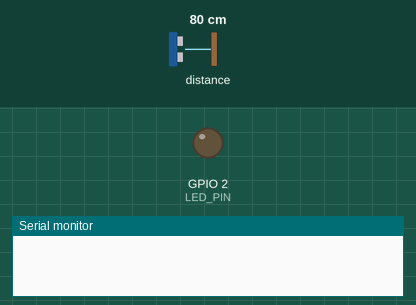
Bench run of a program on a simulated ESP32. On the bench: output pins drawn as LEDs (lit = HIGH), the last lines printed to the serial monitor. Dashed ring = blinking. The test bench sets the inputs (shaded band); at power-on: distance to the obstacle 80 cm. The audio player accepts every command and is not drawn; pins used as bus, display or sensor lines are not drawn.

Above: at 0.1 s.
At 1.7 s:
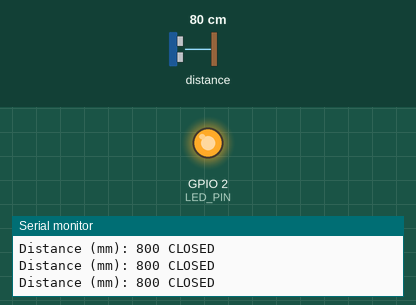
1.8 s: distance to the obstacle set to 195 cm
3.4 s: distance to the obstacle set to 203 cm
At 3.96 s:
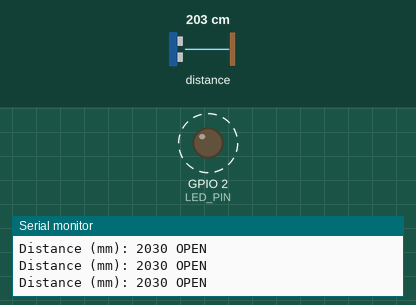
Timing chart, 0 to 12.4 s (numbered marks = the images above; inputs shaded):
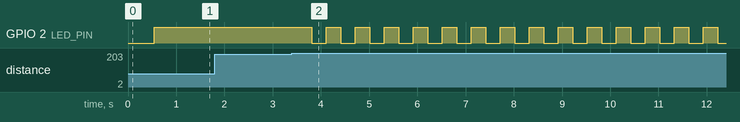

The program:

main.cpp
```cpp
#include <Arduino.h>

#include <Wire.h>
#include <VL53L1X.h>
#include <DFRobotDFPlayerMini.h>
#include "driver/rtc_io.h"
#include <sys/time.h>

#define LED_PIN             2
#define PIXEL_PIN           4
#define PLAYER_RX_PIN       16
#define PLAYER_TX_PIN       17
#define PLAYER_POWER_PIN    25
#define PLAYER_VOLUME       20
#define TRACK_DOOR_OPEN          1
#define TRACK_DOOR_CLOSED        2
#define TRACK_DOOR_OPEN_LOW_BATT 3
#define ACCEL_INT_PIN       GPIO_NUM_33
#define BATT_ADC_PIN        34
#define BATT_DIVIDER        3.128f
#define BATT_LOW_MV         4900
#define BATT_ABSENT_MV      3000
#define DOOR_OPEN_MM        2000
#define STATE_CONFIRM_COUNT 3
#define IDLE_TIMEOUT_MS     300000
#define SLEEP_BACKUP_S      60
#define BLINK_INTERVAL_MS   300
#define AWAKE_MA            45
#define SLEEP_MA            10

struct Color {
  uint8_t r;
  uint8_t g;
  uint8_t b;
};

const Color OFF    = {0, 0, 0};
const Color RED    = {60, 0, 0};
const Color ORANGE = {60, 25, 0};
const Color YELLOW = {60, 60, 0};
const Color GREEN  = {0, 60, 0};
const Color BLUE   = {0, 0, 60};

const Color GREEN_DIM = {0, 10, 0};

const Color DOOR_OPEN_COLOR   = ORANGE;
const Color DOOR_CLOSED_COLOR = GREEN_DIM;

VL53L1X sensor;
DFRobotDFPlayerMini player;
bool playerReady = false;

RTC_DATA_ATTR uint32_t bootCount = 0;
RTC_DATA_ATTR uint32_t doorEvents = 0;
RTC_DATA_ATTR uint64_t awakeUs = 0;
RTC_DATA_ATTR uint64_t sleepUs = 0;
RTC_DATA_ATTR uint64_t sleepStartUs = 0;
RTC_DATA_ATTR uint32_t dwellCount = 0;
RTC_DATA_ATTR uint32_t dwellSumMs = 0;
RTC_DATA_ATTR uint32_t dwellMinMs = 0xFFFFFFFF;
RTC_DATA_ATTR uint32_t dwellMaxMs = 0;

unsigned long openedAt = 0;

uint64_t bootUs = 0;

bool battLow = false;

bool doorOpen = false;
uint8_t pendingCount = 0;
unsigned long lastEvent = 0;
unsigned long lastBlink = 0;
bool blinkOn = false;
Color shownColor = {255, 255, 255};

void setLight(Color c) {
  if (c.r == shownColor.r && c.g == shownColor.g && c.b == shownColor.b) {
    return;
  }
  shownColor = c;
  digitalWrite(LED_PIN, (c.r | c.g | c.b) > 0);
  neopixelWrite(PIXEL_PIN, c.r, c.g, c.b);
}

void updateLight() {
  if (!doorOpen) {
    setLight(DOOR_CLOSED_COLOR);
    return;
  }
  if (millis() - lastBlink >= BLINK_INTERVAL_MS) {
    lastBlink = millis();
    blinkOn = !blinkOn;
  }
  setLight(blinkOn ? DOOR_OPEN_COLOR : OFF);
}

void readBattery() {
  uint32_t mv = analogReadMilliVolts(BATT_ADC_PIN) * BATT_DIVIDER;
  if (mv < BATT_ABSENT_MV) {
    battLow = false;
    Serial.printf("BATT %umV (no divider, warning off)\n", mv);
    return;
  }
  battLow = mv < BATT_LOW_MV;
  Serial.printf("BATT %umV%s\n", mv, battLow ? " LOW" : "");
}

void recordDwell() {
  if (openedAt == 0) {
    return;
  }
  uint32_t dwell = millis() - openedAt;
  openedAt = 0;

  dwellCount++;
  dwellSumMs += dwell;
  if (dwell < dwellMinMs) dwellMinMs = dwell;
  if (dwell > dwellMaxMs) dwellMaxMs = dwell;

  Serial.printf("DWELL %ums (n=%u avg=%ums min=%ums max=%ums)\n",
                dwell, dwellCount, dwellSumMs / dwellCount, dwellMinMs, dwellMaxMs);
}

void playTrack(uint8_t track) {
  if (playerReady) {
    player.playMp3Folder(track);
  }
}

uint64_t nowUs() {
  struct timeval tv;
  gettimeofday(&tv, NULL);
  return (uint64_t)tv.tv_sec * 1000000ULL + tv.tv_usec;
}

void printPowerStats() {
  uint64_t awakeSec = awakeUs / 1000000ULL;
  uint64_t sleepSec = sleepUs / 1000000ULL;
  uint64_t totalSec = awakeSec + sleepSec;
  if (totalSec == 0) {
    return;
  }
  float avgMa = (awakeSec * AWAKE_MA + sleepSec * SLEEP_MA) / (float)totalSec;

  Serial.printf("POWER boots=%u events=%u awake=%llus sleep=%llus total=%llus\n",
                bootCount, doorEvents, awakeSec, sleepSec, totalSec);
  Serial.printf("POWER duty=%.1f%% avg=%.1fmA est=%.0fmAh/day\n",
                100.0f * awakeSec / totalSec, avgMa, avgMa * 24.0f);
}

void goToSleep() {
  awakeUs += nowUs() - bootUs;
  sleepStartUs = nowUs();
  printPowerStats();
  Serial.println("sleeping");
  Serial.flush();
  setLight(OFF);
  digitalWrite(PLAYER_POWER_PIN, LOW);

  rtc_gpio_pullup_dis(ACCEL_INT_PIN);
  rtc_gpio_pulldown_en(ACCEL_INT_PIN);
  esp_sleep_enable_ext0_wakeup(ACCEL_INT_PIN, 1);
  esp_sleep_enable_timer_wakeup((uint64_t)SLEEP_BACKUP_S * 1000000ULL);
  esp_deep_sleep_start();
}

void setup() {
  setCpuFrequencyMhz(80);

  bootUs = nowUs();
  bootCount++;
  if (sleepStartUs > 0) {
    sleepUs += bootUs - sleepStartUs;
  }

  Serial.begin(115200);
  Wire.begin();
  Wire.setClock(400000);

  pinMode(PLAYER_POWER_PIN, OUTPUT);
  digitalWrite(PLAYER_POWER_PIN, HIGH);

  pinMode(LED_PIN, OUTPUT);
  setLight(OFF);

  sensor.setTimeout(500);
  if (!sensor.init()) {
    Serial.println("Failed to detect and initialize sensor!");
    while (1);
  }

  sensor.setDistanceMode(VL53L1X::Long); // ปรับระยะเป็นโหมดไกล (สูงสุด 4 เมตร)
  sensor.setMeasurementTimingBudget(33000); // 33ms ต่อการวัด
  sensor.startContinuous(100); // วัดทุก 100ms

  Serial2.begin(9600, SERIAL_8N1, PLAYER_RX_PIN, PLAYER_TX_PIN);
  playerReady = player.begin(Serial2);
  if (playerReady) {
    player.volume(PLAYER_VOLUME);
    Serial.println("DFPlayer ready");
  } else {
    Serial.println("DFPlayer not found, light only");
  }

  readBattery();
  printPowerStats();
  lastEvent = millis();
}

void loop() {
  uint16_t distance = sensor.read();
  bool timeout = sensor.timeoutOccurred();
  bool nowOpen = timeout || distance > DOOR_OPEN_MM;

  Serial.print("Distance (mm): ");
  Serial.print(distance);
  Serial.print(nowOpen ? " OPEN" : " CLOSED");
  if (timeout) { Serial.print(" TIMEOUT"); }
  Serial.println();

  if (nowOpen != doorOpen) {
    pendingCount++;
    if (pendingCount >= STATE_CONFIRM_COUNT) {
      doorOpen = nowOpen;
      pendingCount = 0;
      lastEvent = millis();
      doorEvents++;
      if (doorOpen) {
        openedAt = millis();
        playTrack(battLow ? TRACK_DOOR_OPEN_LOW_BATT : TRACK_DOOR_OPEN);
      } else {
        recordDwell();
        playTrack(TRACK_DOOR_CLOSED);
      }
    }
  } else {
    pendingCount = 0;
  }

  updateLight();

  if (millis() - lastEvent >= IDLE_TIMEOUT_MS) {
    goToSleep();
  }
}
```

Measured:
- the behaviour switches between 200 and 201 cm on distance to the obstacle (found by bisection; images 1 and 2)
- after the input at 3.4 s, GPIO 2 (LED_PIN): alternates HIGH for 0.30 s and LOW for 0.30 s, starting after 0.41 s
